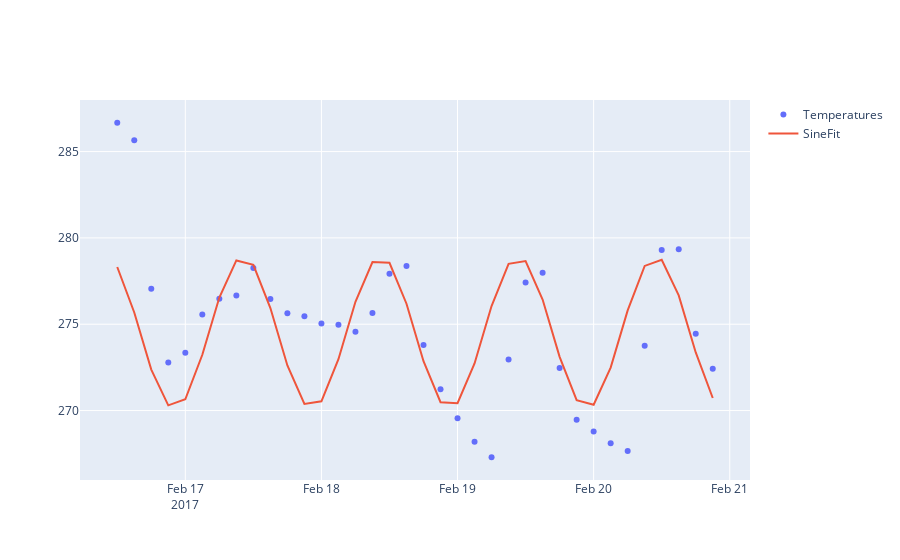

Here is the notebook cell this chart was saved with:
### Code cell
import plotly.graph_objects as go
fig = go.Figure()
fig.add_trace(go.Scatter(x=data['current_time'], y=data['temp'],
                    mode='markers',
                    name='Temperatures'))
fig.add_trace(go.Scatter(x=data['current_time'], y=SineFit,
                    mode='lines',
                    name='SineFit'))

fig.show()
